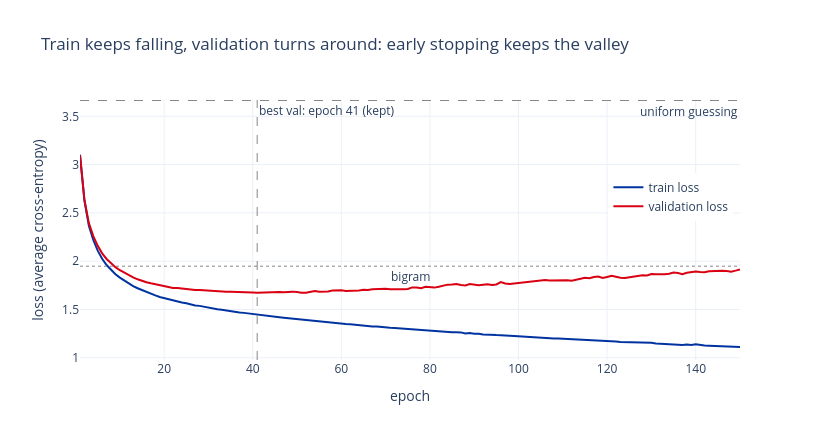

Notebook cell for this chart:
### Markdown cell above
The same story the dashboard tells, drawn right here:

### Code cell
epochs = list(range(1, config["epochs"] + 1))
fig = go.Figure()
fig.add_scatter(x=epochs, y=hist["train"], name="train loss", line=dict(color=BLUE, width=2))
fig.add_scatter(x=epochs, y=hist["val"], name="validation loss", line=dict(color=RED, width=2))
fig.add_hline(y=uniform_loss, line=dict(color=GRAY, dash="dash", width=1),
              annotation_text="uniform guessing", annotation_position="bottom right")
fig.add_hline(y=bigram_loss, line=dict(color=GRAY, dash="dot", width=1),
              annotation_text="bigram", annotation_position="bottom")
fig.add_vline(x=best_ep, line=dict(color=GRAY, dash="dash", width=1),
              annotation_text=f"best val: epoch {best_ep} (kept)", annotation_position="top right")
fig.update_layout(title="Train keeps falling, validation turns around: early stopping keeps the valley",
                  xaxis_title="epoch", yaxis_title="loss (average cross-entropy)",
                  width=820, height=440, template="plotly_white",
                  legend=dict(x=0.99, y=0.72, xanchor="right"))
fig.show()

### Figure 1 — Plotly figure (JSON) as saved in the notebook; plotly's stock layout.template omitted (floating-point values rounded to 4 significant figures; data arrays with more than 128 entries replaced by an {"elided": "..."} marker saying what was removed)
{"data": [{"line": {"color": "#0033A0", "width": 2}, "name": "train loss", "type": "scatter", "x": {"elided": "150 int values"}, "y": {"elided": "150 float values"}}, {"line": {"color": "#D90012", "width": 2}, "name": "validation loss", "type": "scatter", "x": {"elided": "150 int values"}, "y": {"elided": "150 float values"}}], "layout": {"annotations": [{"showarrow": false, "text": "uniform guessing", "x": 1, "xanchor": "right", "xref": "x domain", "y": 3.664, "yanchor": "top", "yref": "y"}, {"showarrow": false, "text": "bigram", "x": 0.5, "xanchor": "center", "xref": "x domain", "y": 1.948, "yanchor": "top", "yref": "y"}, {"showarrow": false, "text": "best val: epoch 41 (kept)", "x": 41, "xanchor": "left", "xref": "x", "y": 1, "yanchor": "top", "yref": "y domain"}], "height": 440, "legend": {"x": 0.99, "xanchor": "right", "y": 0.72}, "shapes": [{"line": {"color": "#888888", "dash": "dash", "width": 1}, "type": "line", "x0": 0, "x1": 1, "xref": "x domain", "y0": 3.664, "y1": 3.664, "yref": "y"}, {"line": {"color": "#888888", "dash": "dot", "width": 1}, "type": "line", "x0": 0, "x1": 1, "xref": "x domain", "y0": 1.948, "y1": 1.948, "yref": "y"}, {"line": {"color": "#888888", "dash": "dash", "width": 1}, "type": "line", "x0": 41, "x1": 41, "xref": "x", "y0": 0, "y1": 1, "yref": "y domain"}], "title": {"text": "Train keeps falling, validation turns around: early stopping keeps the valley"}, "width": 820, "xaxis": {"title": {"text": "epoch"}}, "yaxis": {"title": {"text": "loss (average cross-entropy)"}}}}
